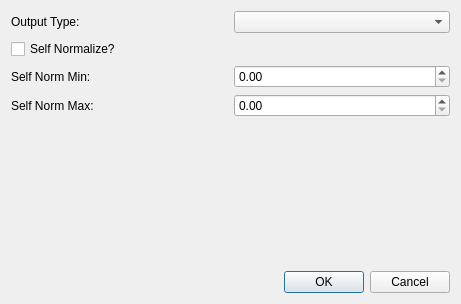
<?xml version="1.0" encoding="UTF-8"?>
<ui version="4.0">
 <class>QxrdPolarNormalizationDialog</class>
 <widget class="QDialog" name="QxrdPolarNormalizationDialog">
  <property name="geometry">
   <rect>
    <x>0</x>
    <y>0</y>
    <width>461</width>
    <height>304</height>
   </rect>
  </property>
  <property name="windowTitle">
   <string>Polar Normalization Parameters...</string>
  </property>
  <layout class="QGridLayout" name="gridLayout">
   <item row="3" column="0">
    <widget class="QLabel" name="label_5">
     <property name="text">
      <string>Self Norm Max:</string>
     </property>
    </widget>
   </item>
   <item row="4" column="0" colspan="2">
    <spacer name="verticalSpacer">
     <property name="orientation">
      <enum>Qt::Vertical</enum>
     </property>
     <property name="sizeHint" stdset="0">
      <size>
       <width>375</width>
       <height>76</height>
      </size>
     </property>
    </spacer>
   </item>
   <item row="1" column="0" colspan="2">
    <widget class="QCheckBox" name="m_SelfNormalize">
     <property name="text">
      <string>Self Normalize?</string>
     </property>
    </widget>
   </item>
   <item row="2" column="1">
    <widget class="QDoubleSpinBox" name="m_SelfNormalizeMin">
     <property name="maximum">
      <double>10000.000000000000000</double>
     </property>
    </widget>
   </item>
   <item row="5" column="0" colspan="2">
    <widget class="QDialogButtonBox" name="buttonBox">
     <property name="orientation">
      <enum>Qt::Horizontal</enum>
     </property>
     <property name="standardButtons">
      <set>QDialogButtonBox::Cancel|QDialogButtonBox::Ok</set>
     </property>
    </widget>
   </item>
   <item row="3" column="1">
    <widget class="QDoubleSpinBox" name="m_SelfNormalizeMax">
     <property name="maximum">
      <double>10000.000000000000000</double>
     </property>
    </widget>
   </item>
   <item row="0" column="0">
    <widget class="QLabel" name="label_2">
     <property name="text">
      <string>Output Type:</string>
     </property>
    </widget>
   </item>
   <item row="2" column="0">
    <widget class="QLabel" name="label_4">
     <property name="text">
      <string>Self Norm Min:</string>
     </property>
    </widget>
   </item>
   <item row="0" column="1">
    <widget class="QComboBox" name="m_OutputType"/>
   </item>
  </layout>
 </widget>
 <resources/>
 <connections>
  <connection>
   <sender>buttonBox</sender>
   <signal>accepted()</signal>
   <receiver>QxrdPolarNormalizationDialog</receiver>
   <slot>accept()</slot>
   <hints>
    <hint type="sourcelabel">
     <x>248</x>
     <y>254</y>
    </hint>
    <hint type="destinationlabel">
     <x>157</x>
     <y>274</y>
    </hint>
   </hints>
  </connection>
  <connection>
   <sender>buttonBox</sender>
   <signal>rejected()</signal>
   <receiver>QxrdPolarNormalizationDialog</receiver>
   <slot>reject()</slot>
   <hints>
    <hint type="sourcelabel">
     <x>316</x>
     <y>260</y>
    </hint>
    <hint type="destinationlabel">
     <x>286</x>
     <y>274</y>
    </hint>
   </hints>
  </connection>
 </connections>
</ui>
